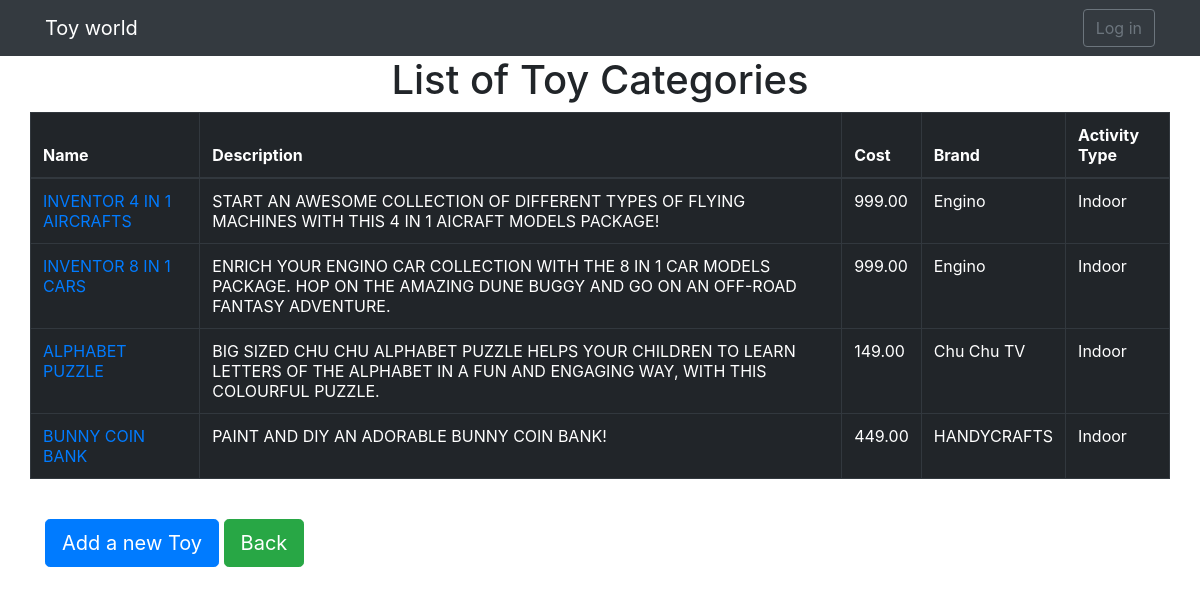
The page /inventory/toys on the database as committed earlier.
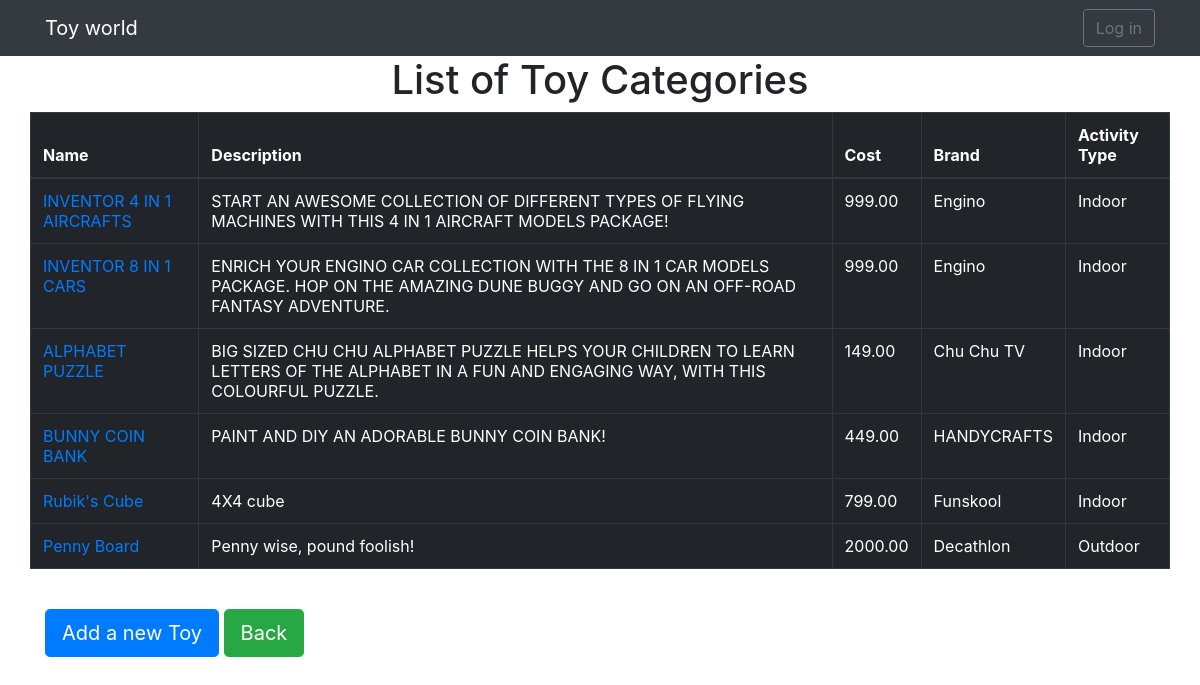
The same page on the database as committed later.
### inventory/models.py (models this page shows, shortened)
class Toy(models.Model):
    name = models.CharField(max_length=100, verbose_name= \
       'Toy name')
    category = models.ForeignKey(Category, \
       on_delete=models.CASCADE, \
       verbose_name='Category of Toy')
    description = models.TextField(verbose_name = \
       'Detailed description')
    cost = models.DecimalField(max_digits=6, decimal_places=2, \
       verbose_name='Cost of Toy in INR')
    brand = models.CharField(max_length=100, verbose_name= \
       'Brand of Toy')
    ACTIVITY_TYPE_CHOICES = (
       ('Indoor', 'Indoor'),
       ('Outdoor', 'Outdoor'),
    )
    activity_type = models.CharField(max_length=20, choices=\
       ACTIVITY_TYPE_CHOICES, verbose_name='Activity type')
    user = models.ForeignKey(settings.AUTH_USER_MODEL,  \
      on_delete=models.CASCADE)
    class Meta:
        unique_together = ['name', 'category']
    def get_absolute_url(self):
      return reverse('inventory:update_toy', kwargs={'pk':self.pk})

### inventory/views.py (the view)
# urls.py: path('toys', views.ListToys.as_view(), name='toys'),
class ListToys(ListView):
	model = models.Toy
	queryset = models.Toy.objects.all()
	context_object_name = 'toys'
	paginate_by = 10

### inventory/templates/inventory/toy_list.html
{% extends "base.html" %}
{% block content %}
	<div class="container">
		<h1 style="text-align: center;">List of Toy Categories</h1>
		<div class="row">
			<table class="table table-bordered table-dark">
				<thead>
					<th> Name </th>
					<th> Description </th>
					<th> Cost </th>
					<th> Brand </th>
					<th> Activity Type </th>
				</thead>
				<tbody>
					{% for toy in toys %}
						<tr>
							<td><a href="{{ toy.get_absolute_url }}"> {{ toy.name }} </a></td>
							<td> {{ toy.description }} </td>
							<td> {{ toy.cost }} </td>
							<td> {{ toy.brand }} </td>
							<td> {{ toy.activity_type }} </td>
						</tr>
					{% empty %}
					    <tr>
            				<td colspan="4">No toys added yet.</td>
          				</tr>
					{% endfor %}
				</tbody>
			</table>
		</div>
		<br>
		<a href="{% url 'inventory:add_toy' %}" class="btn btn-primary btn-lg">Add a new Toy</a>
		<a href="{% url 'inventory:home' %}" class="btn btn-success btn-lg">Back</a>
	</div>
{% endblock %}

### templates/base.html (shortened to what this page needs)
{% load static i18n %}
<html lang="en">
	<head>
	    {% block css %}
			<link rel="stylesheet" href="https://stackpath.bootstrapcdn.com/bootstrap/4.1.3/css/bootstrap.min.css">
	    {% endblock %}
	</head>
	<body>
      <nav class="navbar navbar-expand-lg navbar-dark bg-dark">
        <div class="container">
          <a class="navbar-brand" href=#">Toy world</a>
          <div class="collapse navbar-collapse" id="navbarSupportedContent">
            {% if user.is_authenticated %}
              <ul class="navbar-nav ml-auto">
                <li class="nav-item dropdown">
                  <a class="nav-link dropdown-toggle" href="#" id="navbarDropdown" role="button" data-toggle="dropdown" aria-haspopup="true" aria-expanded="false">
                    {{ user.username }}
                  </a>
                  <div class="dropdown-menu dropdown-menu-right" aria-labelledby="navbarDropdown">
                    <a class="dropdown-item" href="{% url 'logout' %}">Log out</a>
                  </div>
                </li>
              </ul>
            {% else %}
              <ul class="navbar-nav ml-auto">
              <form class="form-inline my-2 my-lg-0">
                <a href="{% url 'login' %}" class="btn btn-outline-secondary">Log in</a>
              </form>
            </ul>
            {% endif %}
          </div>
        </div>
      </nav>
      {% block content %}
      {% endblock %}
   </body>
	</body>
</html>

Rows that differ between the two databases and show on the page:
changed Toy "INVENTOR 4 IN 1 AIRCRAFTS": description "START AN AWESOME COLLECTION OF DIFFERENT TYPES OF FLYING MACHINES WITH THIS 4 IN 1 AICRAFT MODELS PACKAGE!" → "START AN AWESOME COLLECTION OF DIFFERENT TYPES OF FLYING MACHINES WITH THIS 4 IN 1 AIRCRAFT MODELS PACKAGE!"
added Toy: name "Rubik's Cube", description "4X4 cube", cost "799.00", brand "Funskool", activity_type "Indoor"
added Toy: name "Penny Board", description "Penny wise, pound foolish!", cost "2000.00", brand "Decathlon", activity_type "Outdoor"
